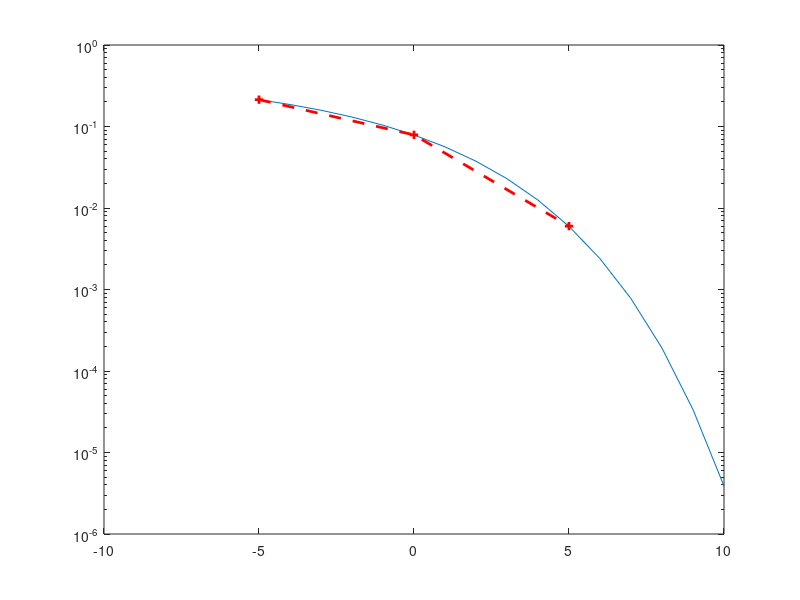

Source code (MATLAB):
function Pe_BPSK()

EbNo_dB = -5:10;
EbNo = 10.^(EbNo_dB/10);
Pe_BPSK = qfunc(sqrt(2*EbNo));

EbNo_simul = [-5 0 5 10];
Pe_BPSK_simul = [0.2135 0.07892 0.005987 0];

semilogy(EbNo_dB,Pe_BPSK, EbNo_simul, Pe_BPSK_simul,'r--+', 'linewidth',2)


end

